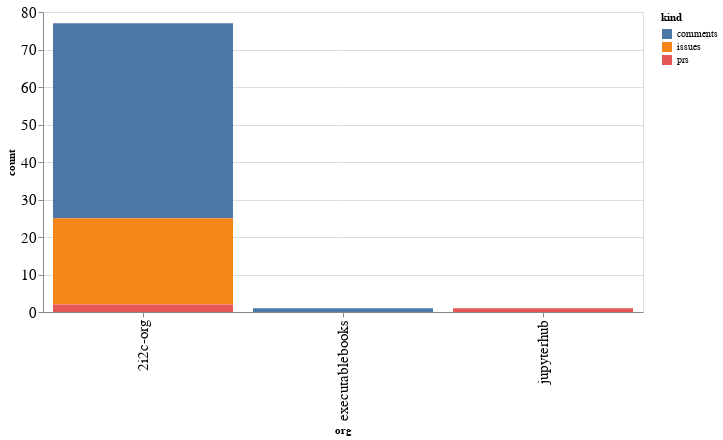

Notebook code cell kept with this figure:
### Code cell
alt.Chart(org_summaries, width=600).mark_bar().encode(
    x='org',
    y='count',
    color='kind',
    tooltip="org"
)

### Figure 1 — Vega-Lite specification as saved in the notebook (floating-point values rounded to 4 significant figures)
{"config": {"axisLeft": {"labelFontSize": 15}, "axisBottom": {"labelFontSize": 15}}, "data": {"name": "data-2de669ca5861791493a7da645d2023d8"}, "mark": "bar", "encoding": {"color": {"field": "kind", "type": "nominal"}, "tooltip": {"field": "org", "type": "nominal"}, "x": {"field": "org", "type": "nominal"}, "y": {"field": "count", "type": "quantitative"}}, "width": 600, "$schema": "https://vega.github.io/schema/vega-lite/v4.17.0.json", "datasets": {"data-2de669ca5861791493a7da645d2023d8": [{"org": "2i2c-org", "kind": "comments", "count": 52}, {"org": "2i2c-org", "kind": "issues", "count": 23}, {"org": "2i2c-org", "kind": "prs", "count": 2}, {"org": "executablebooks", "kind": "comments", "count": 1}, {"org": "jupyterhub", "kind": "prs", "count": 1}]}}
